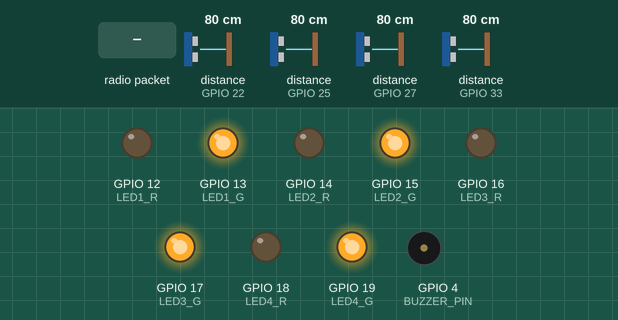
The sketch below on a simulated ESP32. Shown: output pins drawn as LEDs (lit = HIGH), buzzer (waves = sounding, pin HIGH). Wiring (inferred from the names in the program): 4 × ultrasonic range finder: trigger GPIO 21, echo GPIO 25 / trigger GPIO 23, echo GPIO 22 / trigger GPIO 26, echo GPIO 27 / trigger GPIO 32, echo GPIO 33. The test bench sets the inputs (shaded band); at power-on: distance to the obstacle (sensors on GPIO 25, GPIO 22, GPIO 27, GPIO 33) 80 cm. The echo pulse lasts 58.3 µs per cm; pins used as bus, display or sensor lines are not drawn; what the sketch prints to the serial monitor is not drawn.

Above: at 1.2 s.
1.3 s: radio packet "1" arrives
At 2.5 s:
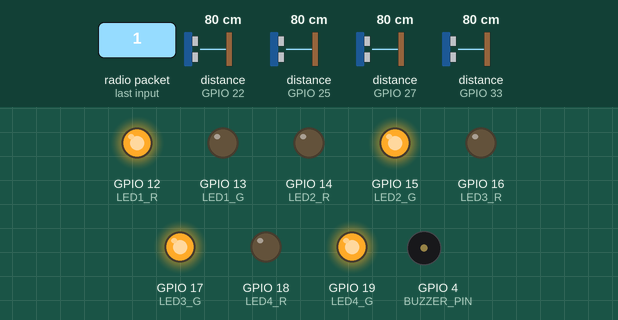
2.8 s: distance to the obstacle (sensor on GPIO 25) set to 33 cm
4.3 s: distance to the obstacle (sensor on GPIO 25) set to 27 cm
At 6.2 s:
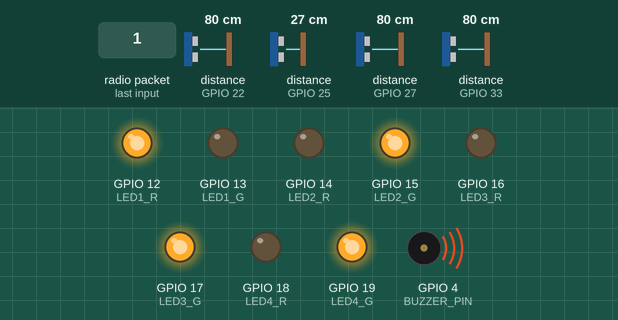
6.6 s: radio packet "0" arrives
At 7.0 s:
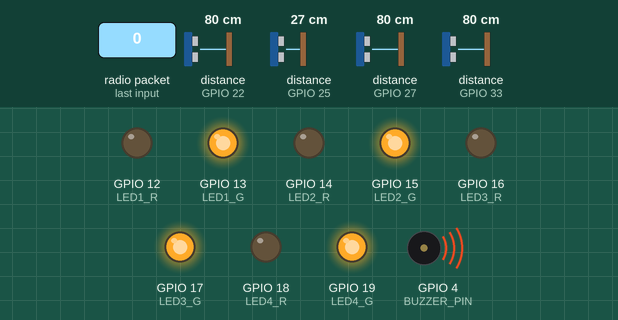
8.6 s: radio packet "2" arrives
At 9.4 s:
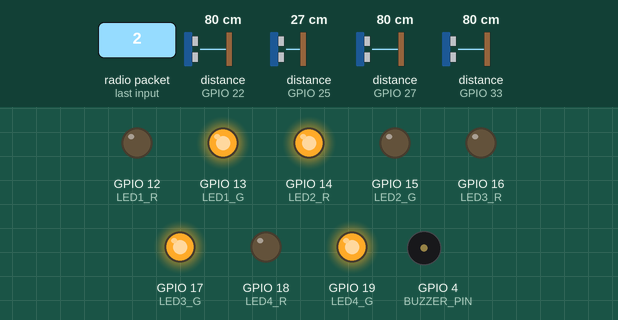
10.1 s: distance to the obstacle (sensor on GPIO 22) set to 34 cm
11.6 s: distance to the obstacle (sensor on GPIO 22) set to 27 cm
At 13.4 s:
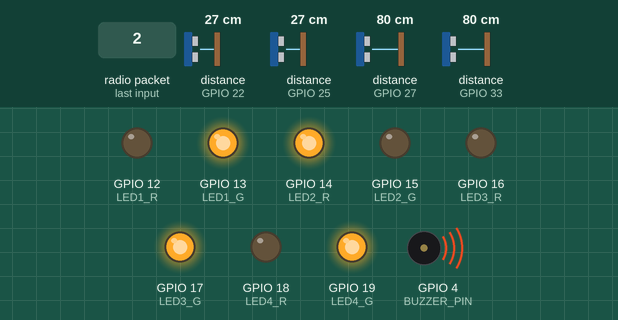
Timing chart, 0 to 14.7 s (numbered marks = the images above; inputs shaded):
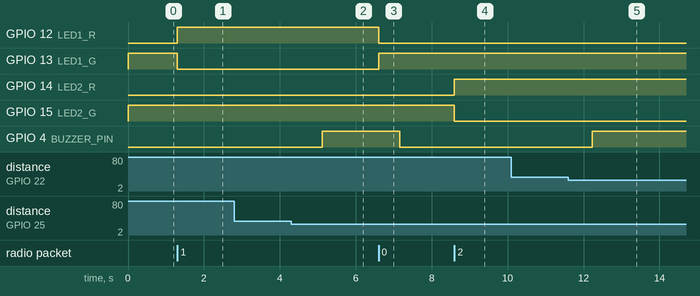

The sketch:

slave_seat_node.ino
```cpp
#include <esp_now.h>
#include <WiFi.h>
#include <esp_wifi.h>

// ------------------- Node Config -------------------
// Buzzer
#define BUZZER_PIN 4

// Each seat bi-color LED (common GND)
#define LED1_R 12
#define LED1_G 13
#define LED2_R 14
#define LED2_G 15
#define LED3_R 16
#define LED3_G 17
#define LED4_R 18
#define LED4_G 19

// Ultrasonic sensors: trig / echo
#define US1_TRIG 21
#define US1_ECHO 25
#define US2_TRIG 23
#define US2_ECHO 22
#define US3_TRIG 26
#define US3_ECHO 27
#define US4_TRIG 32
#define US4_ECHO 33

// Threshold distance (cm) — below this means someone is sitting
#define OCCUPIED_DIST 30

uint8_t bitmap = 0;

// ------------------- Helper Functions -------------------
float getDistanceCM(int trigPin, int echoPin) {
  digitalWrite(trigPin, LOW);
  delayMicroseconds(2);
  digitalWrite(trigPin, HIGH);
  delayMicroseconds(10);
  digitalWrite(trigPin, LOW);

  long duration = pulseIn(echoPin, HIGH, 30000);  // timeout 30ms
  float distance = duration * 0.0343 / 2;         // convert to cm
  return distance > 0 ? distance : 999;           // return large value if timeout
}

void updateSeatLEDs(uint8_t bits) {
  digitalWrite(LED1_R, bits & 0x01 ? HIGH : LOW);
  digitalWrite(LED1_G, bits & 0x01 ? LOW : HIGH);
  digitalWrite(LED2_R, bits & 0x02 ? HIGH : LOW);
  digitalWrite(LED2_G, bits & 0x02 ? LOW : HIGH);
  digitalWrite(LED3_R, bits & 0x04 ? HIGH : LOW);
  digitalWrite(LED3_G, bits & 0x04 ? LOW : HIGH);
  digitalWrite(LED4_R, bits & 0x08 ? HIGH : LOW);
  digitalWrite(LED4_G, bits & 0x08 ? LOW : HIGH);
}

void onDataReceive(const esp_now_recv_info_t *info, const uint8_t *data, int len) {
  if (len != 1) return;  // Expect 1 byte (4 seats)
  bitmap = data[0];

  Serial.printf("Received bitmap: %02X from %02X:%02X:%02X:%02X:%02X:%02X\n",
                bitmap,
                info->src_addr[0], info->src_addr[1], info->src_addr[2],
                info->src_addr[3], info->src_addr[4], info->src_addr[5]);

  updateSeatLEDs(bitmap);
}

void checkSeatOccupancy() {
  // Read ultrasonic distances
  float d1 = getDistanceCM(US1_TRIG, US1_ECHO);
  float d2 = getDistanceCM(US2_TRIG, US2_ECHO);
  float d3 = getDistanceCM(US3_TRIG, US3_ECHO);
  float d4 = getDistanceCM(US4_TRIG, US4_ECHO);

  bool alert = false;

  // Check if a booked seat is physically occupied
  if ((bitmap & 0x01) && d1 < OCCUPIED_DIST) alert = true;
  if ((bitmap & 0x02) && d2 < OCCUPIED_DIST) alert = true;
  if ((bitmap & 0x04) && d3 < OCCUPIED_DIST) alert = true;
  if ((bitmap & 0x08) && d4 < OCCUPIED_DIST) alert = true;

  if (alert) {
    digitalWrite(BUZZER_PIN, HIGH);
    Serial.println("⚠️  Someone sitting on a booked seat!");
  } else {
    digitalWrite(BUZZER_PIN, LOW);
  }

  Serial.printf("Distances: %.1f, %.1f, %.1f, %.1f cm\n", d1, d2, d3, d4);
}

// ------------------- Setup -------------------
void setup() {
  Serial.begin(115200);

  // LED setup
  pinMode(LED1_R, OUTPUT); pinMode(LED1_G, OUTPUT);
  pinMode(LED2_R, OUTPUT); pinMode(LED2_G, OUTPUT);
  pinMode(LED3_R, OUTPUT); pinMode(LED3_G, OUTPUT);
  pinMode(LED4_R, OUTPUT); pinMode(LED4_G, OUTPUT);

  // Ultrasonic setup
  pinMode(US1_TRIG, OUTPUT); pinMode(US1_ECHO, INPUT);
  pinMode(US2_TRIG, OUTPUT); pinMode(US2_ECHO, INPUT);
  pinMode(US3_TRIG, OUTPUT); pinMode(US3_ECHO, INPUT);
  pinMode(US4_TRIG, OUTPUT); pinMode(US4_ECHO, INPUT);

  // Buzzer setup
  pinMode(BUZZER_PIN, OUTPUT);
  digitalWrite(BUZZER_PIN, LOW);

  // WiFi + ESP-NOW
  WiFi.mode(WIFI_STA);
  esp_wifi_set_channel(6, WIFI_SECOND_CHAN_NONE); // Match master's channel

  if (esp_now_init() != ESP_OK) {
    Serial.println("ESP-NOW init failed!");
    while (true);
  }

  esp_now_register_recv_cb(onDataReceive);

  updateSeatLEDs(0x00);  // all green initially
}

// ------------------- Loop -------------------
void loop() {
  checkSeatOccupancy();
  delay(1000); // check every 1s
}
```

Measured:
- the behaviour switches between 31 and 30 cm on distance to the obstacle (sensor on GPIO 25) (found by bisection; images 1 and 2)
- the behaviour switches between 31 and 30 cm on distance to the obstacle (sensor on GPIO 22) (found by bisection; images 4 and 5)
- after the input at 1.3 s, GPIO 12 (LED1_R): LOW → HIGH at once; GPIO 13 (LED1_G): HIGH → LOW at once
- after the input at 2.8 s, every drawn part: stays the same
- after the input at 4.3 s, GPIO 4 (BUZZER_PIN): LOW → HIGH after 0.82 s
- after the input at 6.6 s, GPIO 12 (LED1_R): HIGH → LOW at once; GPIO 13 (LED1_G): LOW → HIGH at once; GPIO 4 (BUZZER_PIN): HIGH → LOW after 0.55 s
- after the input at 8.6 s, GPIO 14 (LED2_R): LOW → HIGH at once; GPIO 15 (LED2_G): HIGH → LOW at once
- after the input at 10.1 s, every drawn part: stays the same
- after the input at 11.6 s, GPIO 4 (BUZZER_PIN): LOW → HIGH after 0.63 s
